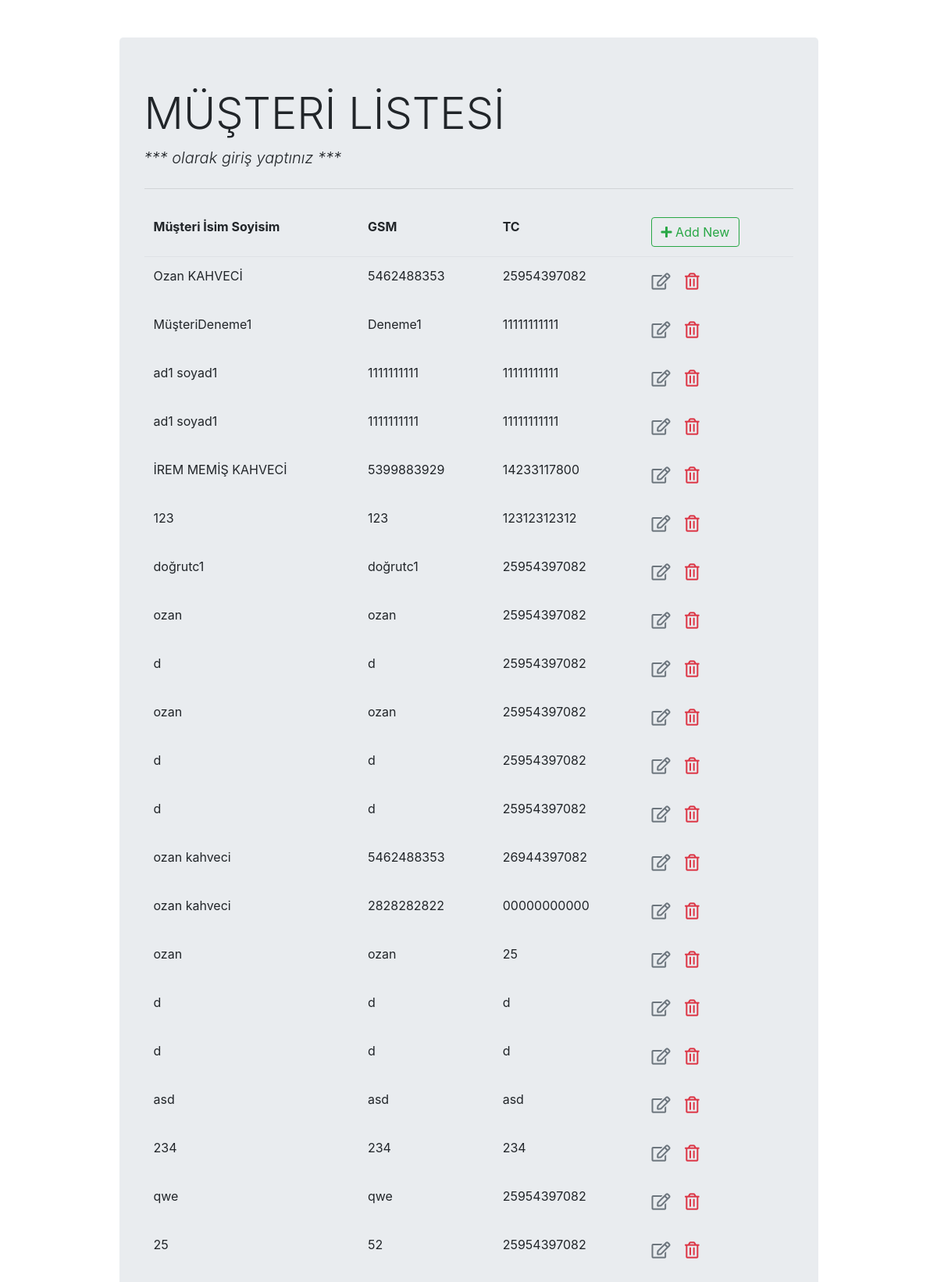
Screenshot of /employee/list/ (upper part) with the database file from the repository.
### employee_register/models.py (models this page shows)
class Employee(models.Model):
    fullname = models.CharField(max_length=100)
    tc = models.CharField(max_length=11)
    gsm = models.CharField(max_length=10)

### employee_register/views.py (the view)
# urls.py: path('list/',views.employee_list,name='employee_list'),             # get and post request update operation
def employee_list(request):
    context = {'employee_list': Employee.objects.all()}
    return render(request,"employee_register/employee_list.html",context)

### employee_register/templates/employee_register/employee_list.html (shortened to what this page needs)
{% extends "employee_register/base.html" %}
{% block content %}
<h1 class="display-4">MÜŞTERİ LİSTESİ</h1>
<p class="lead font-italic">*** {{ request.user.get_full_name }} olarak giriş yaptınız ***</p>
<hr class="my-4">
    <table class="table table-borderless">
        <thead class="border-bottom font-weight-bold">
            <tr>
                <td>Müşteri İsim Soyisim</td>
                <td>GSM</td>
                <td>TC</td>
                <td>
                    <a href="{% url 'employee_insert'%}" class="btn btn-outline-success">
                        <i class="fas fa-plus"></i> Add New
                    </a>
                </td>
            </tr>
        </thead>
        <tbody>
            {% for employee in employee_list %}
                <tr>
                    <td>{{employee.fullname}}</td>
                    <td>{{employee.gsm}}</td>
                    <td>{{employee.tc}}</td>
                    <td>
                        <a href="{% url 'employee_update' employee.id %}" class="btn text-secondary px-0">
                            <i class="far fa-edit fa-lg"></i>
                        </a>
                        <form action="{% url 'employee_delete' employee.id %}" method="post" class="d-inline" >
                            <button type="submit" class="btn">
                                <i class="far fa-trash-alt fa-lg text-danger float-right"></i>
                            </button>
                        </form>
                    </td>
                </tr>
            {% endfor %}
        </tbody>
    </table>
{% endblock content %}

### employee_register/templates/employee_register/base.html (shortened to what this page needs)
<!DOCTYPE html>
<html lang="en">
<head>
    <link rel="stylesheet" href="https://cdn.jsdelivr.net/npm/bootstrap@4.5.3/dist/css/bootstrap.min.css"
>
    <link rel="stylesheet" href="https://cdnjs.cloudflare.com/ajax/libs/font-awesome/5.15.1/css/all.min.css">
</head>
<body>
    <div class="container">
        <div class="col-md-10 offset-md-1 mt-5">
            <div class="jumbotron">
                {% block content %}{% endblock content %}
            </div>
        </div>
    </div>
</body>
</html>

### rows the page displays
Employee: fullname "Ozan KAHVECİ", gsm "5462488353", tc "25954397082"
Employee: fullname "MüşteriDeneme1", gsm "Deneme1", tc "11111111111"
Employee: fullname "ad1 soyad1", gsm "1111111111", tc "11111111111"
Employee: fullname "ad1 soyad1", gsm "1111111111", tc "11111111111"
Employee: fullname "İREM MEMİŞ KAHVECİ", gsm "5399883929", tc "14233117800"
Employee: fullname "123", gsm "123", tc "12312312312"
Employee: fullname "doğrutc1", gsm "doğrutc1", tc "25954397082"
Employee: fullname "ozan", gsm "ozan", tc "25954397082"
Employee: fullname "d", gsm "d", tc "25954397082"
Employee: fullname "ozan", gsm "ozan", tc "25954397082"
Employee: fullname "d", gsm "d", tc "25954397082"
Employee: fullname "d", gsm "d", tc "25954397082"
Employee: fullname "ozan kahveci", gsm "5462488353", tc "26944397082"
Employee: fullname "ozan kahveci", gsm "2828282822", tc "00000000000"
Employee: fullname "ozan", gsm "ozan", tc "25"
Employee: fullname "d", gsm "d", tc "d"
Employee: fullname "d", gsm "d", tc "d"
Employee: fullname "asd", gsm "asd", tc "asd"
Employee: fullname "234", gsm "234", tc "234"
Employee: fullname "qwe", gsm "qwe", tc "25954397082"
Employee: fullname "25", gsm "52", tc "25954397082"
